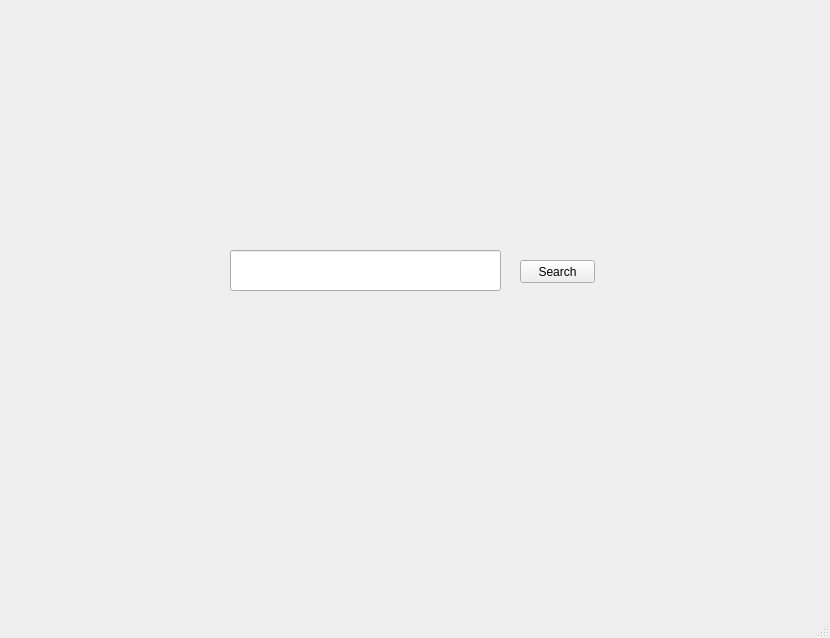
<?xml version="1.0" encoding="UTF-8"?>
<ui version="4.0">
 <class>MainWindow</class>
 <widget class="QMainWindow" name="MainWindow">
  <property name="geometry">
   <rect>
    <x>0</x>
    <y>0</y>
    <width>830</width>
    <height>638</height>
   </rect>
  </property>
  <property name="windowTitle">
   <string>MainWindow</string>
  </property>
  <widget class="QWidget" name="centralwidget">
   <widget class="QLineEdit" name="searchLineEdit">
    <property name="geometry">
     <rect>
      <x>230</x>
      <y>250</y>
      <width>271</width>
      <height>41</height>
     </rect>
    </property>
    <property name="font">
     <font>
      <family>宋体</family>
      <pointsize>12</pointsize>
     </font>
    </property>
   </widget>
   <widget class="QPushButton" name="searchButton">
    <property name="geometry">
     <rect>
      <x>520</x>
      <y>260</y>
      <width>75</width>
      <height>23</height>
     </rect>
    </property>
    <property name="text">
     <string>Search</string>
    </property>
   </widget>
   <widget class="ClickableQLabel" name="searchLabel">
    <property name="geometry">
     <rect>
      <x>130</x>
      <y>250</y>
      <width>71</width>
      <height>41</height>
     </rect>
    </property>
    <property name="text">
     <string/>
    </property>
    <property name="pixmap">
     <pixmap>searchLogo.png</pixmap>
    </property>
    <property name="scaledContents">
     <bool>true</bool>
    </property>
   </widget>
  </widget>
  <widget class="QMenuBar" name="menubar">
   <property name="geometry">
    <rect>
     <x>0</x>
     <y>0</y>
     <width>830</width>
     <height>23</height>
    </rect>
   </property>
  </widget>
  <widget class="QStatusBar" name="statusbar"/>
 </widget>
 <customwidgets>
  <customwidget>
   <class>ClickableQLabel</class>
   <extends>QLabel</extends>
   <header>clickableWidget.h</header>
  </customwidget>
 </customwidgets>
 <resources/>
 <connections/>
</ui>
